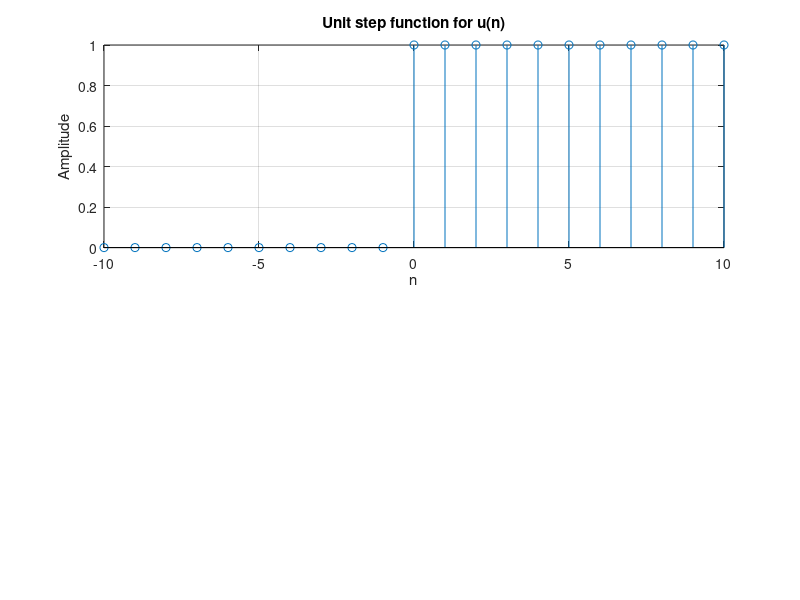
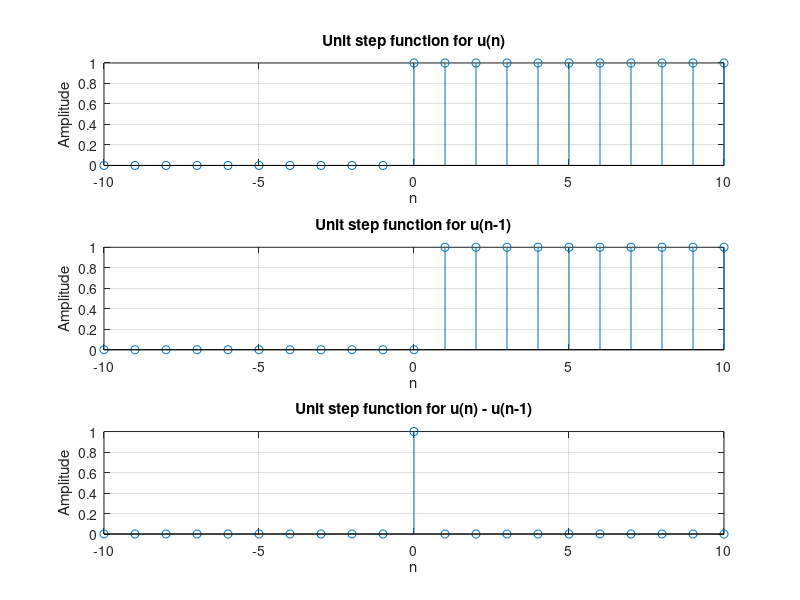
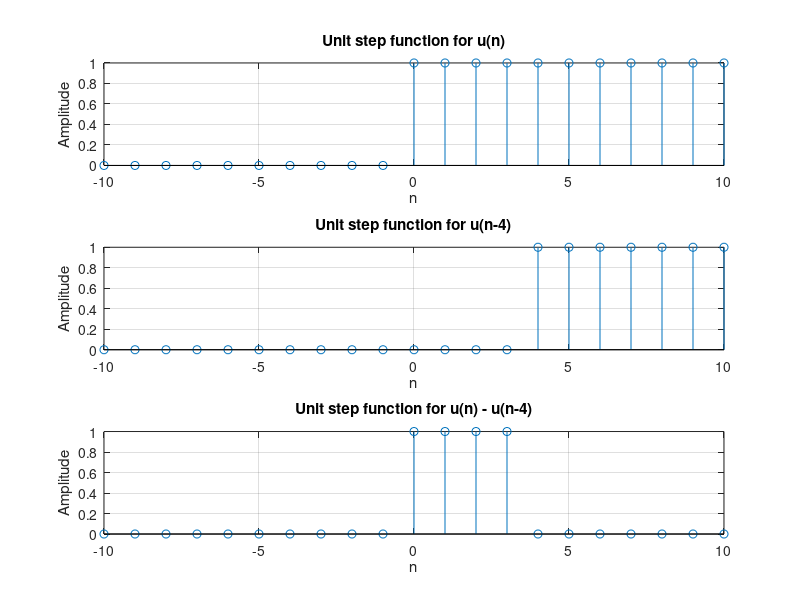

Reproduce these figures in MATLAB, in order.
figure;
n=0:10;
n1=-10:-1;
del_n=[zeros(1,length(n1)),ones(1,length(n))]; %for u(n)
subplot(2,1,1);
stem([n1,n],del_n);grid;
title("Unit step function for u(n)");
xlabel("n");ylabel("Amplitude");

figure;
n=0:10;
n1=-10:-1;
del_n=[zeros(1,length(n1)),ones(1,length(n))]; %for u(n)
del_n1=[zeros(1,length(n1)+1),ones(1,length(n)-1)]; %for u(n-1)
del_n10= del_n - del_n1; %for u(n)- u(n-1)
subplot(3,1,1);
stem([n1,n],del_n);grid;
title("Unit step function for u(n)");
xlabel("n");ylabel("Amplitude");
subplot(3,1,2);
stem([n1,n],del_n1);grid;
title("Unit step function for u(n-1)");
xlabel("n");ylabel("Amplitude");
subplot(3,1,3);
stem([n1,n],del_n10);grid;
title("Unit step function for u(n) - u(n-1)");
xlabel("n");ylabel("Amplitude");

figure;
n=0:10;
n1=-10:-1;
del_n=[zeros(1,length(n1)),ones(1,length(n))]; %for u(n)
del_n1=[zeros(1,length(n1)+4),ones(1,length(n)-4)]; %for u(n-4)
del_n10= del_n - del_n1; %for u(n)- u(n-4)
subplot(3,1,1);
stem([n1,n],del_n);grid;
title("Unit step function for u(n)");
xlabel("n");ylabel("Amplitude");
subplot(3,1,2);
stem([n1,n],del_n1);grid;
title("Unit step function for u(n-4)");
xlabel("n");ylabel("Amplitude");
subplot(3,1,3);
stem([n1,n],del_n10);grid;
title("Unit step function for u(n) - u(n-4)");
xlabel("n");ylabel("Amplitude");